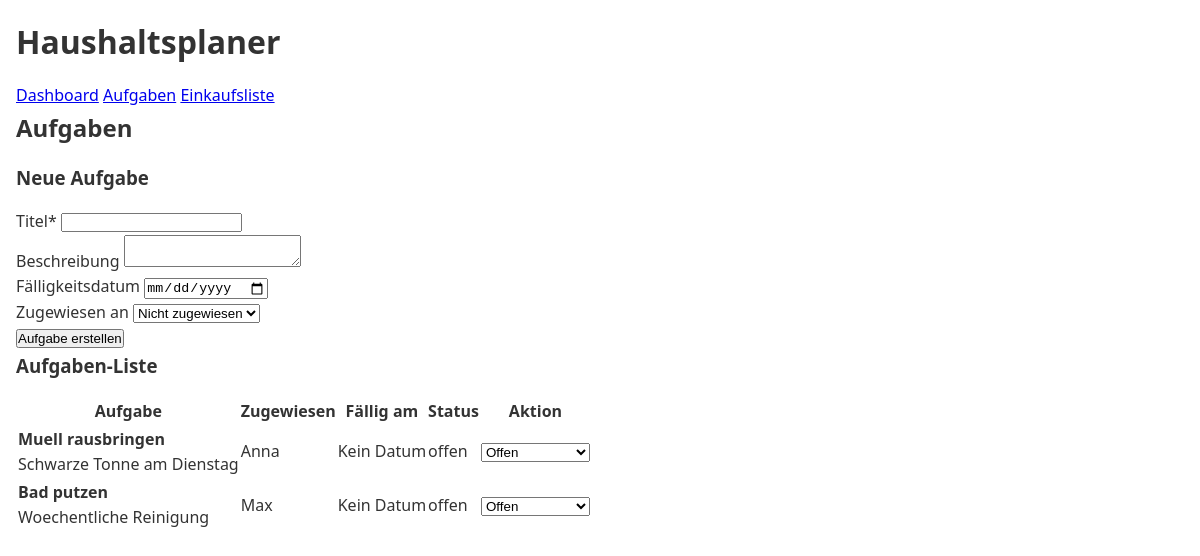
The page /tasks on the database its author committed.
### tables this page shows
CREATE TABLE tasks (
    id INTEGER PRIMARY KEY AUTOINCREMENT,
    title TEXT NOT NULL,
    description TEXT,
    created_at TIMESTAMP NOT NULL DEFAULT CURRENT_TIMESTAMP,
    due_date TIMESTAMP,
    status TEXT DEFAULT 'offen',
    assigned_to INTEGER,
    FOREIGN KEY (assigned_to) REFERENCES users (id)
);

CREATE TABLE users (
    id INTEGER PRIMARY KEY AUTOINCREMENT,
    username TEXT NOT NULL UNIQUE
);

### Exploration/haushaltsplaner/app.py (the view, shortened to what this page needs)
@app.route('/tasks', methods=('GET', 'POST'))
def tasks():
    conn = database.get_db_connection()
    tasks = conn.execute('''
        SELECT t.*, u.username
        FROM tasks t
        LEFT JOIN users u ON t.assigned_to = u.id
        ORDER BY due_date IS NULL, due_date''').fetchall()
    users = conn.execute('SELECT * FROM users').fetchall()
    conn.close()
    return render_template('tasks.html', tasks=tasks, users=users)

### Exploration/haushaltsplaner/database.py (called while the page is built)
def get_db_connection():
    conn = sqlite3.connect('haushaltsplaner.db')
    conn.row_factory = sqlite3.Row
    return conn

### Exploration/haushaltsplaner/templates/tasks.html (shortened to what this page needs)
{% extends 'base.html' %}
{% block content %}
    <h2>Aufgaben</h2>
    <form method="post" class="add-form">
        <h3>Neue Aufgabe</h3>
        <div class="form-group">
            <label for="title">Titel*</label>
            <input type="text" name="title" id="title" required>
        </div>
        <div class="form-group">
            <label for="description">Beschreibung</label>
            <textarea name="description" id="description"></textarea>
        </div>
        <div class="form-group">
            <label for="due_date">Fälligkeitsdatum</label>
            <input type="date" name="due_date" id="due_date">
        </div>
        <div class="form-group">
            <label for="assigned_to">Zugewiesen an</label>
            <select name="assigned_to" id="assigned_to">
                <option value="">Nicht zugewiesen</option>
            </select>
        </div>
        <button type="submit" class="button">Aufgabe erstellen</button>
    </form>
    <div class="task-list">
        <h3>Aufgaben-Liste</h3>
        {% if tasks %}
            <table>
                <thead>
                    <tr>
                        <th>Aufgabe</th>
                        <th>Zugewiesen</th>
                        <th>Fällig am</th>
                        <th>Status</th>
                        <th>Aktion</th>
                    </tr>
                </thead>
                <tbody>
                    {% for task in tasks %}
                        <tr class="task-status-{{ task['status'] }}">
                            <td>
                                <strong>{{ task['title'] }}</strong>
                                {% if task['description'] %}
                                    <p>{{ task['description'] }}</p>
                                {% endif %}
                            </td>
                            <td>{{ task['username'] or 'Nicht zugewiesen' }}</td>
                            <td>{{ task['due_date'] or 'Kein Datum' }}</td>
                            <td>{{ task['status'] }}</td>
                            <td>
                                <form method="post" action="{{ url_for('update_task_status', id=task['id']) }}">
                                    <select name="status" onchange="this.form.submit()">
                                        <option value="offen" {% if task['status'] == 'offen' %}selected{% endif %}>Offen</option>
                                    </select>
                                </form>
                            </td>
                        </tr>
                    {% endfor %}
                </tbody>
            </table>
        {% else %}
            <p>Keine Aufgaben vorhanden.</p>
        {% endif %}
    </div>
{% endblock %}

### Exploration/haushaltsplaner/templates/base.html (shortened to what this page needs)
<!DOCTYPE html>
<html lang="de">
<head>
    <link rel="stylesheet" href="{{ url_for('static', filename='css/style.css') }}">
</head>
<body>
    <header>
        <h1>Haushaltsplaner</h1>
        <nav>
            <a href="{{ url_for('index') }}">Dashboard</a>
            <a href="{{ url_for('tasks') }}">Aufgaben</a>
            <a href="{{ url_for('shopping') }}">Einkaufsliste</a>
        </nav>
    </header>
    <main>
        {% block content %}{% endblock %}
    </main>
</body>
</html>

### Exploration/haushaltsplaner/static/css/style.css (style rules this page uses)
* { box-sizing: border-box; margin: 0; padding: 0; }
body { font-family: 'Segoe UI', Tahoma, Geneva, Verdana, sans-serif; line-height: 1.6; color: #333; max-width: 1200px; margin: 0 auto; padding: 1rem; }
h1, h2, h3 { margin-bottom: 1rem; }

### rows shown on the page
tasks: title "Muell rausbringen", description "Schwarze Tonne am Dienstag", username "Anna", task "Kein Datum", status "offen", status "Offen"
tasks: title "Bad putzen", description "Woechentliche Reinigung", username "Max", task "Kein Datum", status "offen", status "Offen"
